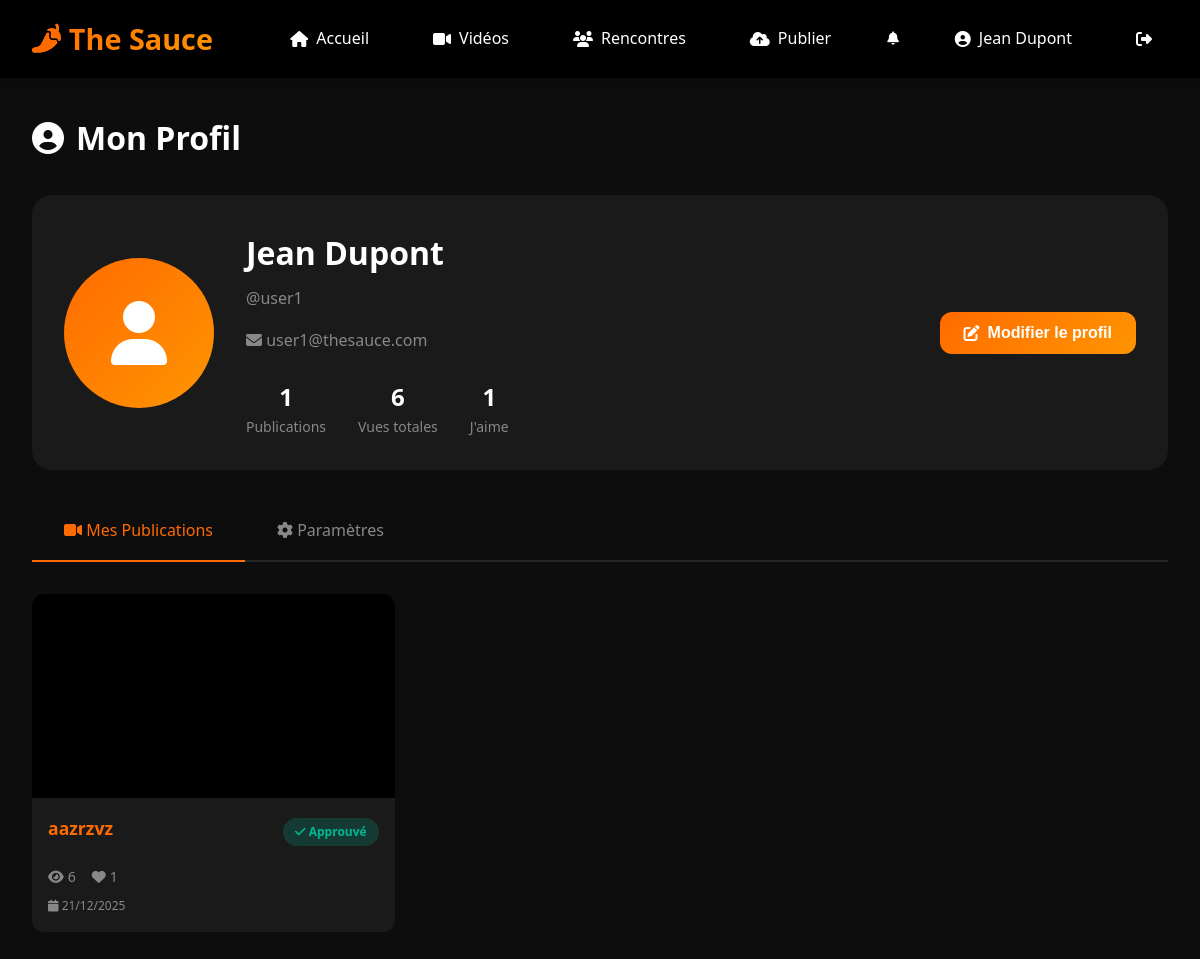
Screenshot of /profile (signed in) with the database file from the repository.
### simple_video_chat/models.py (models this page shows, shortened)
class User(db.Model):
    __tablename__ = "users"
    id = db.Column(db.Integer, primary_key=True)
    username = db.Column(db.String(50), unique=True, nullable=False, index=True)
    email = db.Column(db.String(120), unique=True, nullable=False)
    password_hash = db.Column(db.String(256), nullable=False)
    fullname = db.Column(db.String(100), nullable=False)
    bio = db.Column(db.Text, default="")
    avatar = db.Column(db.String(256), nullable=True)
    role = db.Column(db.String(20), default="user")  # 'user' ou 'admin'
    is_active = db.Column(db.Boolean, default=True)
    telegram_chat_id = db.Column(
        db.String(50), nullable=True
    )  # Pour recevoir les photos
    created_at = db.Column(db.DateTime, default=datetime.utcnow)
    updated_at = db.Column(
        db.DateTime, default=datetime.utcnow, onupdate=datetime.utcnow
    )
    publications = db.relationship(
        "Publication", backref="author", lazy="dynamic", cascade="all, delete-orphan"
    )
    sent_messages = db.relationship(
        "Message",
        foreign_keys="Message.sender_id",
        backref="sender",
        lazy="dynamic",
        cascade="all, delete-orphan",
    )
    received_messages = db.relationship(
        "Message",
        foreign_keys="Message.receiver_id",
        backref="receiver",
        lazy="dynamic",
        cascade="all, delete-orphan",
    )

class Publication(db.Model):
    __tablename__ = "publications"
    id = db.Column(db.Integer, primary_key=True)
    title = db.Column(db.String(100), nullable=False)
    description = db.Column(db.Text, default="")
    filename = db.Column(db.String(256), nullable=False)
    thumbnail = db.Column(db.String(256), nullable=True)
    status = db.Column(
        db.String(20), default="pending"
    )  # 'pending', 'approved', 'rejected'
    views = db.Column(db.Integer, default=0)
    likes = db.Column(db.Integer, default=0)
    duration = db.Column(db.Integer, default=0)  # Durée en secondes
    created_at = db.Column(db.DateTime, default=datetime.utcnow)
    updated_at = db.Column(
        db.DateTime, default=datetime.utcnow, onupdate=datetime.utcnow
    )
    user_id = db.Column(db.Integer, db.ForeignKey("users.id"), nullable=False)
    category_id = db.Column(db.Integer, db.ForeignKey("categories.id"), nullable=True)

### simple_video_chat/app.py (the view)
@app.route("/profile")
@login_required
def profile():
    user = get_current_user()
    publications = Publication.query.filter_by(user_id=user.id).all()
    return render_template("profile.html", user=user, publications=publications)

### simple_video_chat/app.py (called while the page is built)
def login_required(f):
    @wraps(f)
    def decorated_function(*args, **kwargs):
        if "user_id" not in session:
            flash("Veuillez vous connecter pour accéder à cette page.", "warning")
            return redirect(url_for("login"))
        return f(*args, **kwargs)
    return decorated_function

def get_current_user():
    if "user_id" in session:
        return User.query.get(session["user_id"])
    return None

@app.context_processor
def inject_user():
    return {"current_user": get_current_user()}

### simple_video_chat/templates/profile.html (shortened to what this page needs)
{% extends "base.html" %} {% block title %}Mon Profil - StreamBox{% endblock %}
{% block content %}
<div class="page-header">
    <h1>
        <i class="fas fa-user-circle"></i>
        Mon Profil
    </h1>
</div>
<div class="profile-header">
    <div>
        {% if user.avatar %}
        <img
            src="{{ url_for('static', filename='avatars/' + user.avatar) }}"
            alt="{{ user.fullname }}"
            class="profile-avatar"
        />
        {% else %}
        <div class="profile-avatar-placeholder">
            <i class="fas fa-user"></i>
        </div>
        {% endif %}
    </div>
    <div class="profile-info" style="flex: 1">
        <h1>{{ user.fullname }}</h1>
        <p class="username text-muted">@{{ session.get('username') }}</p>
        <p class="text-muted">
            <i class="fas fa-envelope"></i> {{ user.email }}
        </p>
        <div class="profile-stats mt-3">
            <div class="profile-stat">
                <div class="profile-stat-value">{{ publications|length }}</div>
                <div class="profile-stat-label">Publications</div>
            </div>
            <div class="profile-stat">
                <div class="profile-stat-value">
                    {{ publications|sum(attribute='views') }}
                </div>
                <div class="profile-stat-label">Vues totales</div>
            </div>
            <div class="profile-stat">
                <div class="profile-stat-value">
                    {{ publications|sum(attribute='likes') }}
                </div>
                <div class="profile-stat-label">J'aime</div>
            </div>
        </div>
    </div>
    <div class="d-flex gap-2" style="flex-direction: column">
        <button class="btn btn-primary" onclick="openEditModal()">
            <i class="fas fa-edit"></i>
            Modifier le profil
        </button>
    </div>
</div>
<div class="tabs">
    <div
        class="tab active"
        data-tab="publications"
        onclick="switchTab('publications')"
    >
        <i class="fas fa-video"></i> Mes Publications
    </div>
    <div class="tab" data-tab="settings" onclick="switchTab('settings')">
        <i class="fas fa-cog"></i> Paramètres
    </div>
</div>
<div id="publications-tab" class="tab-content">
    {% if publications %}
    <div class="videos-grid">
        {% for pub in publications %}
        <div class="video-card">
            <a href="{{ url_for('watch', pub_id=pub.id) }}">
                <div class="video-thumbnail">
                    <video preload="metadata" muted>
                        <source
                            src="{{ url_for('static', filename='uploads/' + pub.filename) }}#t=0.5"
                            type="video/mp4"
                        />
                    </video>
                </div>
            </a>
            <div class="video-info">
                <div class="d-flex justify-between align-center">
                    <a href="{{ url_for('watch', pub_id=pub.id) }}">
                        <h3 class="video-title">{{ pub.title }}</h3>
                    </a>
                    <span
                        class="badge {% if pub.status == 'approved' %}badge-success{% elif pub.status == 'pending' %}badge-warning{% else %}badge-danger{% endif %}"
                    >
                        {% if pub.status == 'approved' %}
                        <i class="fas fa-check"></i> Approuvé {% elif pub.status
                        == 'pending' %} <i class="fas fa-hourglass-half"></i> En
                        attente {% else %} <i class="fas fa-times"></i> Rejeté
                        {% endif %}
                    </span>
                </div>
                <div class="video-meta mt-2">
                    <div class="video-stats">
                        <span><i class="fas fa-eye"></i> {{ pub.views }}</span>
                        <span
                            ><i class="fas fa-heart"></i> {{ pub.likes }}</span
                        >
                    </div>
                </div>
                <p class="text-muted mt-1" style="font-size: 0.75rem">
                    <i class="fas fa-calendar"></i>
                    {{ pub.created_at.strftime('%d/%m/%Y') }}
                </p>
            </div>
        </div>
        {% endfor %}
    </div>
    {% endif %}
</div>
{% endblock %}

### simple_video_chat/templates/base.html (shortened to what this page needs)
<!doctype html>
<html lang="fr">
    <head>
        <link
            rel="stylesheet"
            href="{{ url_for('static', filename='css/style.css') }}"
        />
        <link
            rel="stylesheet"
            href="https://cdnjs.cloudflare.com/ajax/libs/font-awesome/6.4.0/css/all.min.css"
        />
    </head>
    <body>
        <nav class="navbar">
            <a href="{{ url_for('index') }}" class="navbar-brand">
                <i class="fas fa-pepper-hot"></i>
                The Sauce
            </a>
            <ul class="navbar-nav">
                <li>
                    <a
                        href="{{ url_for('index') }}"
                        class="nav-link {% if request.endpoint == 'index' %}active{% endif %}"
                    >
                        <i class="fas fa-home"></i>
                        <span>Accueil</span>
                    </a>
                </li>
                <li>
                    <a
                        href="{{ url_for('publications') }}"
                        class="nav-link {% if request.endpoint == 'publications' %}active{% endif %}"
                    >
                        <i class="fas fa-video"></i>
                        <span>Vidéos</span>
                    </a>
                </li>
                {% if session.get('username') %}
                <li>
                    <a
                        href="{{ url_for('rencontres') }}"
                        class="nav-link {% if request.endpoint == 'rencontres' %}active{% endif %}"
                    >
                        <i class="fas fa-users"></i>
                        <span>Rencontres</span>
                    </a>
                </li>
                {% endif %} {% if session.get('username') %}
                <li>
                    <a
                        href="{{ url_for('upload') }}"
                        class="nav-link {% if request.endpoint == 'upload' %}active{% endif %}"
                    >
                        <i class="fas fa-cloud-upload-alt"></i>
                        <span>Publier</span>
                    </a>
                </li>
                <li class="nav-notifications">
                    <div class="notification-dropdown">
                        <button
                            class="nav-link notification-btn"
                            onclick="toggleNotifications()"
                        >
                            <i class="fas fa-bell"></i>
                        </button>
                    </div>
                </li>
                <li class="nav-user">
                    <a href="{{ url_for('profile') }}" class="nav-link">
                        <i class="fas fa-user-circle"></i>
                        <span
                            >{{ session.get('fullname', session.get('username'))
                            }}</span
                        >
                    </a>
                </li>
                <li>
                    <a href="{{ url_for('logout') }}" class="nav-link">
                        <i class="fas fa-sign-out-alt"></i>
                    </a>
                </li>
                {% endif %}
            </ul>
        </nav>
        <main class="main-container">
             {% block content %}{%
            endblock %}
        </main>
    </body>
</html>

### simple_video_chat/templates/base.html (style rules this page uses)
.nav-notifications { position: relative; }
.notification-dropdown { position: relative; }
.notification-btn { position: relative; background: none; border: none; cursor: pointer; padding: 0.5rem; }

### rows the page displays
User: get "Jean Dupont", fullname "Jean Dupont", get "user1", email "user1@thesauce.com"
Publication: title "aazrzvz", status "approved" (drawn), views "6", likes "1", created_at "21/12/2025"

### other values shown
{{ publications|length }} "1"
{{ publications|sum(attribute='views') }} "6"
{{ publications|sum(attribute='likes') }} "1"
